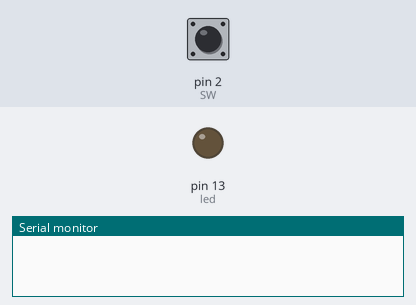
Bench run of a sketch on a simulated Arduino Uno, built with avr-gcc and run on an emulated ATmega328P. Shown: output pins drawn as LEDs (lit = HIGH), the last lines printed to the serial monitor. Dashed ring = blinking. The inputs (shaded band) are chosen by the test bench; at power-on: pin 2 (SW) LOW.

Above: at 1.2 s.
1.3 s: pin 2 (SW) pulled HIGH for 1 s
At 1.71 s:
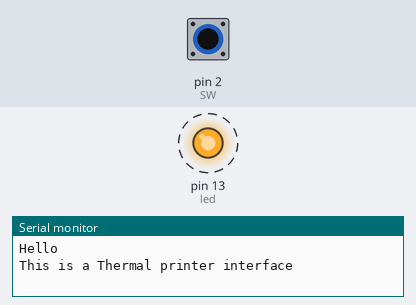
3.8 s: pin 2 (SW) pulled HIGH for 3.2 s
At 8.5 s:
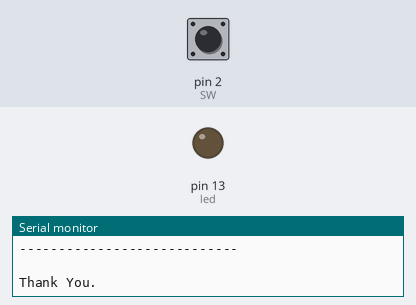
Timing chart, 0 to 10.0 s (numbered marks = the images above; inputs shaded):
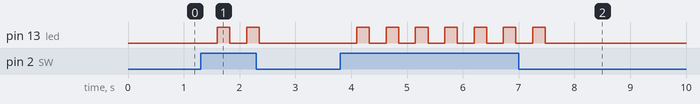

Measured:
- after the input at 1.3 s, pin 13 (led): alternates HIGH for 0.23 s and LOW for 0.30 s, 4 changes in all, then stays LOW, starting after 0.30 s
- after the input at 3.8 s, pin 13 (led): alternates HIGH for 0.23 s and LOW for 0.30 s, 14 changes in all, then stays LOW, starting after 0.30 s

The sketch:

printerSampleCode.ino
```cpp
/*
 * This code is to use in Arduino UNO for interfacing the Thermal Printer.
 * By:- Sourav Gupta
 * Date:- 14.11.2018
 * Circuitdigest.com
 */

//Pin declaration
int led = 13;
int SW = 2;

// Programe flow related operations

int is_switch_press = 1; // For detecting the switch press status
int debounce_delay = 300; //Debounce delay

void setup() {
/*
 *   This function is used to set the pin configuration
 */
 pinMode(led, OUTPUT);
 pinMode(SW, INPUT);
 Serial.begin(9600);
}

void loop() {
  is_switch_press = digitalRead(SW); // Reading the Switch press status

  if (is_switch_press == HIGH){
    delay(debounce_delay); // debounce delay for button press
    if(is_switch_press == HIGH){
    digitalWrite(led, HIGH);
    Serial.println("Hello");
    delay(100);
    Serial.println("This is a Thermal printer interface");
    Serial.println("with Arduino UNO.");
    delay(100);
    Serial.println("Circuitdigest.com");
    Serial.println ("\n\r");
    Serial.println ("\n\r");
    Serial.println ("\n\r");
    Serial.println ("---------------------------- \n \r");
    Serial.println ("Thank You.");
    Serial.println ("\n\r");
    Serial.println ("\n\r");
    Serial.println ("\n\r");
    digitalWrite(led, LOW);
    }
  }
  else{
    digitalWrite(led, LOW);
  }
}
```
